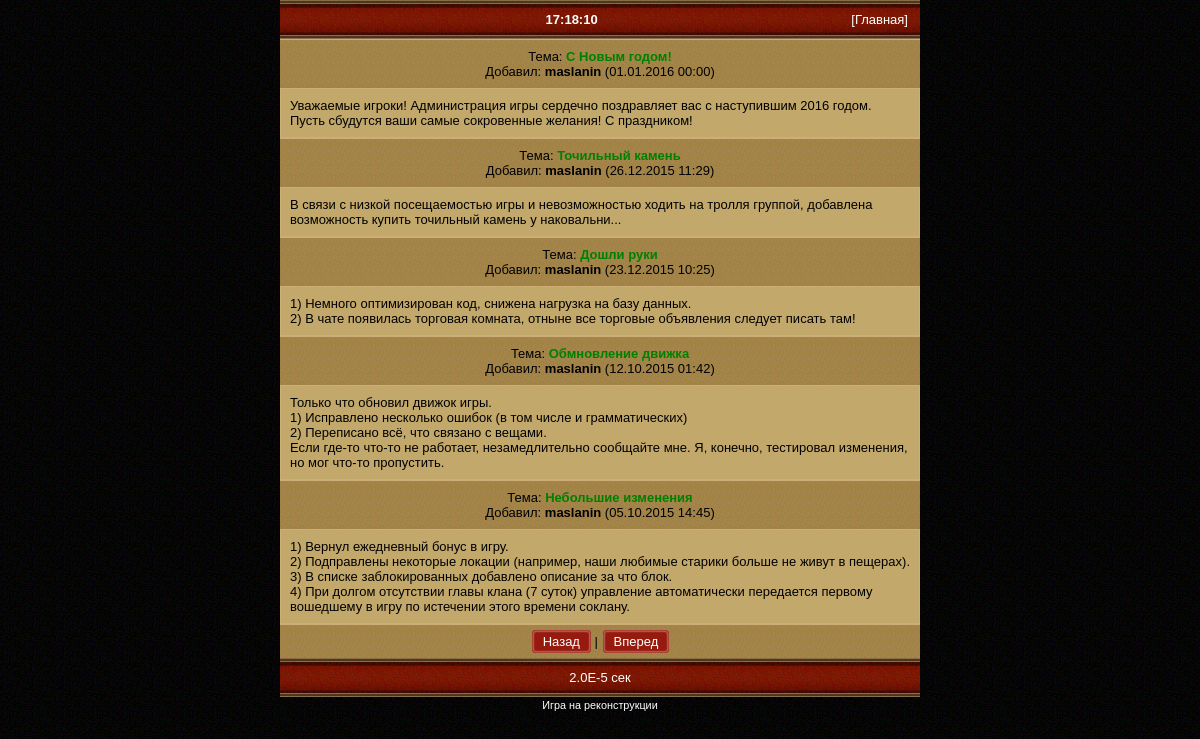
Page /news.php on the committed database.
### tables this page shows
CREATE TABLE IF NOT EXISTS `news` (
  `id` int(12) NOT NULL AUTO_INCREMENT,
  `login` text NOT NULL DEFAULT '',
  `title` text NOT NULL DEFAULT '',
  `text` text NOT NULL DEFAULT '',
  `datenews` int(12) NOT NULL DEFAULT '0',
  PRIMARY KEY (`id`)
);

### class/DBC.php (called while the page is built, shortened)
<?php
class DBC {
	private $_handle = null;
	private static $_instance = null;
	public static function instance() {
		if (self::$_instance == null)
			self::$_instance = new DBC();
		return self::$_instance;
	}
	private function connect() {
		@$this->_handle = new mysqli(DB_SERVER, DB_USER, DB_PASS, DB_BASE);
		$this->_handle->set_charset(DB_CHARSET);
	}
	public function query($q) {
		return $this->_handle->query($q);
	}
}
$db = DBC::instance();
?>

### news.php (the view, shortened to what this page needs)
<?php
require_once('inc/top.php');
require_once('inc/head.php');
$start = isset($_REQUEST['start']) ? intval($_REQUEST['start']) : 0;
$q = $db->query("select count(*) from `news`;");
$a = $q->fetch_assoc();
$numb = $a['count(*)'];
$col = 5;
$limit = $start * $col;
$q = $db->query("select * from `news` order by id desc limit {$limit},{$col};");
while($news = $q->fetch_assoc())
	{
	echo '<div class="board">Тема: <b><span style="color:green">'.$news['title'].'</span></b><br/>';
	echo 'Добавил: <b>'.$news['login'].'</b> ('.Date('d.m.Y H:i', $news['datenews']).')</div></div>';
	echo '<div class="board2" style="text-align:left">';
	echo nl2br(link_it($news['text']));
	echo '</div>';
	}
if($numb > $col)
	{
	echo '<div class="board">';
	if($start > 0) echo '<a href="news.php?start='.($start-1).'" class="navig">Назад</a>'; else echo '<a href="#" class="navig"> Назад</a>';
	echo ' | ';
	if($limit + $col < $numb) echo '<a href="news.php?start='.($start+1).'" class="navig">Вперед</a>'; else echo ' <a href="#" class="navig"> Вперед</a>';
	echo '</div>';
	}
fin();
?>

### inc/top.php (shortened to what this page needs)
<?php
$time_start = microtime(true);
require_once('class/DBC.php');
require_once('inc/func.php');
if(!empty($title)) $title = $title.': '.$settings['name']; else $title = $settings['name'];
echo '<!DOCTYPE html PUBLIC "-//WAPFORUM//DTD XHTML Mobile 1.0//EN" "http://www.wapforum.org/DTD/xhtml-mobile10.dtd">
<html xmlns="http://www.w3.org/1999/xhtml">
<head>
<title>
'.$title.'
</title>
<meta http-equiv="Content-Type" content="text/html; charset=utf-8"/>
<meta http-equiv="Cache-Control" content="no-cache" forua="true"/>';
echo '</head><body>';
?>

### inc/head.php (shortened to what this page needs)
<?php
echo '<div class="head">';
echo '<center><b>'.date('H:i:s').'</b>';
if(!empty($_SESSION['auth']))
	{
	require_once('inc/check.php');
	echo '<span style="float:left;"><a href="anketa.php">';
	if($f['sex'] == 1) echo '<img src="pic/m.png" value="*"/></a>'; else echo '<img src="pic/f.png" value="*"/></a>';
	if(!empty($count_pm) and $_SERVER['PHP_SELF'] != '/pm.php') echo ' <a href="pm.php"><img src="pic/newletter.gif" alt="'.$count_pm.' новых писем"/></a>';
	if($f['status'] == 1 and $_SERVER['PHP_SELF'] != '/battle.php') echo ' <a href="battle.php"><img src="pic/boi.png" value="*"/></a>';
	echo '</span><span style="float:right;">
	<a href="'.$_SERVER['PHP_SELF'].'"><img src="pic/reload.png" value="*"/></a>
	<a href="menu.php"><img src="pic/menu.png" value="*"/></a>
	<a href="loc.php"><img src="pic/ingame.png" value="*"/></a></span>';
	echo '</center></div>';
	if(!empty($f['newsdate']) and $_SERVER['PHP_SELF'] != '/news.php') knopka('news.php', '<span style="color:'.$logincolor.'">Свежие новости!</span>');
	if(!empty($f['autoreg']) and !substr_count($_SERVER['PHP_SELF'], '/start.php')) knopka('start.php?reg', '<b>Сохранить персонажа</b>');
	}
else
	{
	if($_SERVER['PHP_SELF'] != '/index.php') echo '<span style="float:right;"><a href="index.php">[Главная]</a>';
	echo '</center></div>';
	}
?>

### inc/func.php (shortened to what this page needs)
<?php
function link_it($s)
	{
	$s = preg_replace("/(^|[\n ])([\w]*?)((ht|f)tp(s)?:\/\/[\w]+[^ \,\"\n\r\t<]*)/is", "$1$2<a href=\"out.php?url=$3\" >$3</a>", $s);
	$s = preg_replace("/(^|[\n ])([\w]*?)((www|ftp)\.[^ \,\"\t\n\r<]*)/is", "$1$2<a href=\"out.php?url=http://$3\" >$3</a>", $s);
	$s = preg_replace("/(^|[\n ])([a-z0-9&\-_\.]+?)@([\w\-]+\.([\w\-\ .]+)+)/i", "$1<a href=\"mailto:$2@$3\">$2@$3</a>", $s);
	return($s);
	}
function fin($s = '')
	{
	global $time_start,$version;
	$time_end = microtime(true);
	$alltime = round($time_end - $time_start, 5);
	echo '<div class="head" align="center">';
	echo $alltime.' сек';
	echo '</div>';
	echo '<center><small>';
	echo '<font color="white">Игра на реконструкции';
	echo '</small>';
	if(empty($_SESSION['mobtop']) or $_SESSION['mobtop'] < $_SERVER['REQUEST_TIME'])
		{
		echo '<br/><script type="text/javascript" src="http://mobtop.ru/c/42587.js"></script><noscript><a href="http://mobtop.ru/in/42587"><img src="http://mobtop.ru/42587.gif" alt="MobTop.Ru - рейтинг мобильных сайтов"/></a></noscript>';
		}
	echo '</center></body></html>';
	exit();
	}
?>

### dis/1.php (style rules this page uses)
body { font-size:13px; margin: 0 auto; max-width:640px; font-family: Verdana, Arial, sans-serif; background:#000 url(pic/bg.png); }
a { color: #fff; text-decoration: none; }
a.navig { border:1px solid #af4035; background:#961b0e; border-radius:4px; margin-left:1px; color:#ffffff; box-shadow:inset 0 0 2px #fff; padding:3px 10px; }
.head { background:url(pic/head.png); color: #ffffff; padding: 12px; }
.board { background: #191510 url(pic/bm.png); color: #000;border-bottom: 0px solid #ceae74; padding: 9px;text-align: center;border-top: 1px solid #ceae74; word-wrap: break-word; }
.board2 { background: #c3a86b; color: #000; padding: 9px;text-align: center;border: 1px solid #ceae74; word-wrap: break-word; }

### rows in the picture
news: title "С Новым годом!", login "maslanin", datenews "01.01.2016 00:00", text "Уважаемые игроки! Администрация игры сердечно поздравляет вас с наступившим 2016 годом. Пусть сбудутся ваши самые сокровенные желания! С праздником!"
news: title "Точильный камень", login "maslanin", datenews "26.12.2015 11:29", text "В связи с низкой посещаемостью игры и невозможностью ходить на тролля группой, добавлена возможность купить точильный камень у наковальни..."
news: title "Дошли руки", login "maslanin", datenews "23.12.2015 10:25", text "1) Немного оптимизирован код, снижена нагрузка на базу данных. 2) В чате появилась торговая комната, отныне все торговые объявления следует писать там!"
news: title "Обмновление движка", login "maslanin", datenews "12.10.2015 01:42", text "Только что обновил движок игры. 1) Исправлено несколько ошибок (в том числе и грамматических) 2) Переписано всё, что связано с вещами. Если где-то что-то не работает, незамедлительно сообщайте мне. Я, конечно, тестировал изменения, но мог что-то пропустить."
news: title "Небольшие изменения", login "maslanin", datenews "05.10.2015 14:45", text "1) Вернул ежедневный бонус в игру. 2) Подправлены некоторые локации (например, наши любимые старики больше не живут в пещерах). 3) В списке заблокированных добавлено описание за что блок. 4) При долгом отсутствии главы клана (7 суток) управление автоматически передается первому вошедшему в игру по истечении этого времени соклану."
